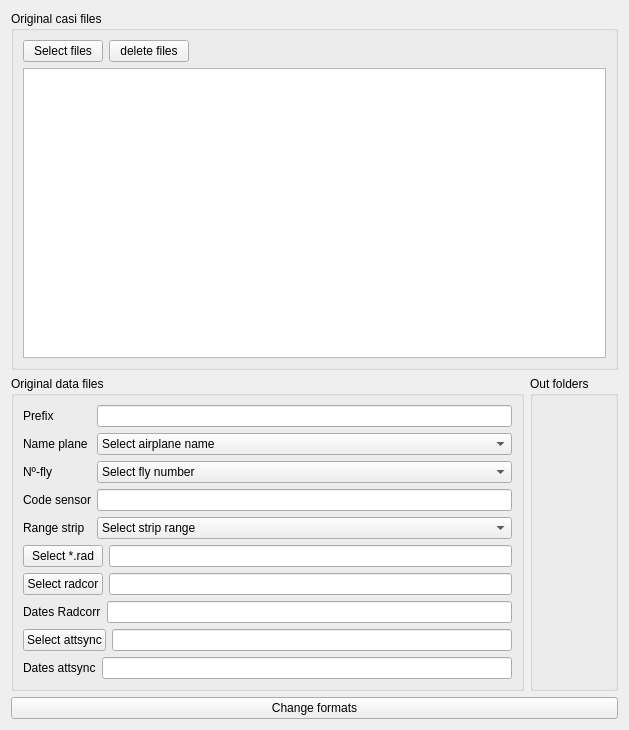
<?xml version="1.0" encoding="UTF-8"?>
<ui version="4.0">
 <class>TableViewRaw</class>
 <widget class="QWidget" name="TableViewRaw">
  <property name="geometry">
   <rect>
    <x>0</x>
    <y>0</y>
    <width>629</width>
    <height>730</height>
   </rect>
  </property>
  <property name="windowTitle">
   <string>Form</string>
  </property>
  <layout class="QVBoxLayout" name="verticalLayout_6">
   <item>
    <widget class="QGroupBox" name="groupBox_2">
     <property name="title">
      <string>Original casi files</string>
     </property>
     <layout class="QVBoxLayout" name="verticalLayout">
      <item>
       <layout class="QHBoxLayout" name="horizontalLayout">
        <item>
         <widget class="QPushButton" name="pushButtonSeleccionarRaw">
          <property name="text">
           <string>Select files</string>
          </property>
         </widget>
        </item>
        <item>
         <widget class="QPushButton" name="pushButtonBorrarListadoRaw">
          <property name="text">
           <string>delete files</string>
          </property>
         </widget>
        </item>
        <item>
         <spacer name="horizontalSpacer_2">
          <property name="orientation">
           <enum>Qt::Horizontal</enum>
          </property>
          <property name="sizeHint" stdset="0">
           <size>
            <width>40</width>
            <height>20</height>
           </size>
          </property>
         </spacer>
        </item>
       </layout>
      </item>
      <item>
       <widget class="QTableView" name="tableViewRaw"/>
      </item>
     </layout>
    </widget>
   </item>
   <item>
    <layout class="QHBoxLayout" name="horizontalLayout_9">
     <item>
      <widget class="QGroupBox" name="groupBox">
       <property name="title">
        <string>Original data files</string>
       </property>
       <layout class="QVBoxLayout" name="verticalLayout_3">
        <item>
         <layout class="QHBoxLayout" name="horizontalLayout_4">
          <item>
           <layout class="QVBoxLayout" name="verticalLayout_2">
            <item>
             <widget class="QLabel" name="labelPrefix">
              <property name="text">
               <string>Prefix</string>
              </property>
             </widget>
            </item>
            <item>
             <widget class="QLabel" name="labelNombreAvion">
              <property name="text">
               <string>Name plane</string>
              </property>
             </widget>
            </item>
            <item>
             <widget class="QLabel" name="labelNumeroVuelo">
              <property name="text">
               <string>Nº-fly</string>
              </property>
             </widget>
            </item>
            <item>
             <widget class="QLabel" name="labelCodigoSensor">
              <property name="text">
               <string>Code sensor</string>
              </property>
             </widget>
            </item>
            <item>
             <widget class="QLabel" name="labelRangoPasada">
              <property name="text">
               <string>Range strip</string>
              </property>
             </widget>
            </item>
           </layout>
          </item>
          <item>
           <layout class="QVBoxLayout" name="verticalLayout_4">
            <item>
             <widget class="QLineEdit" name="lineEditPrefix"/>
            </item>
            <item>
             <widget class="QComboBox" name="comboBoxNombreAvion">
              <item>
               <property name="text">
                <string>Select airplane name</string>
               </property>
              </item>
              <item>
               <property name="text">
                <string>Caravan</string>
               </property>
              </item>
              <item>
               <property name="text">
                <string>Partenavia</string>
               </property>
              </item>
              <item>
               <property name="text">
                <string>Beechcraft</string>
               </property>
              </item>
             </widget>
            </item>
            <item>
             <widget class="QComboBox" name="comboBoxNumeroVuelo">
              <item>
               <property name="text">
                <string>Select fly number</string>
               </property>
              </item>
              <item>
               <property name="text">
                <string>1</string>
               </property>
              </item>
              <item>
               <property name="text">
                <string>2</string>
               </property>
              </item>
              <item>
               <property name="text">
                <string>3</string>
               </property>
              </item>
              <item>
               <property name="text">
                <string>4</string>
               </property>
              </item>
              <item>
               <property name="text">
                <string>5</string>
               </property>
              </item>
              <item>
               <property name="text">
                <string>6</string>
               </property>
              </item>
              <item>
               <property name="text">
                <string>7</string>
               </property>
              </item>
              <item>
               <property name="text">
                <string>8</string>
               </property>
              </item>
              <item>
               <property name="text">
                <string>9</string>
               </property>
              </item>
              <item>
               <property name="text">
                <string>10</string>
               </property>
              </item>
             </widget>
            </item>
            <item>
             <widget class="QLineEdit" name="lineEditCodigoSensor"/>
            </item>
            <item>
             <widget class="QComboBox" name="comboBoxRangoPasada">
              <item>
               <property name="text">
                <string>Select strip range</string>
               </property>
              </item>
              <item>
               <property name="text">
                <string>Spatial mode</string>
               </property>
              </item>
              <item>
               <property name="text">
                <string>Spectral Enhanced mode</string>
               </property>
              </item>
             </widget>
            </item>
           </layout>
          </item>
         </layout>
        </item>
        <item>
         <layout class="QHBoxLayout" name="horizontalLayout_2">
          <item>
           <widget class="QPushButton" name="pushButtonFicheroRad">
            <property name="text">
             <string>Select *.rad</string>
            </property>
           </widget>
          </item>
          <item>
           <widget class="QLineEdit" name="lineEditFicheroRad">
            <property name="readOnly">
             <bool>true</bool>
            </property>
           </widget>
          </item>
         </layout>
        </item>
        <item>
         <layout class="QHBoxLayout" name="horizontalLayout_3">
          <item>
           <widget class="QPushButton" name="pushButtonFicheroRadcor">
            <property name="text">
             <string>Select radcor</string>
            </property>
           </widget>
          </item>
          <item>
           <widget class="QLineEdit" name="lineEditFicheroRadcor">
            <property name="readOnly">
             <bool>true</bool>
            </property>
           </widget>
          </item>
         </layout>
        </item>
        <item>
         <layout class="QHBoxLayout" name="horizontalLayout_5">
          <item>
           <widget class="QLabel" name="label">
            <property name="text">
             <string>Dates Radcorr</string>
            </property>
           </widget>
          </item>
          <item>
           <widget class="QLineEdit" name="lineEditParametrosRadcor"/>
          </item>
         </layout>
        </item>
        <item>
         <layout class="QHBoxLayout" name="horizontalLayout_6">
          <item>
           <widget class="QPushButton" name="pushButtonFicheroAttsync">
            <property name="text">
             <string>Select attsync</string>
            </property>
           </widget>
          </item>
          <item>
           <widget class="QLineEdit" name="lineEditFicheroAttsync">
            <property name="readOnly">
             <bool>true</bool>
            </property>
           </widget>
          </item>
         </layout>
        </item>
        <item>
         <layout class="QHBoxLayout" name="horizontalLayout_7">
          <item>
           <widget class="QLabel" name="labelAttsync">
            <property name="text">
             <string>Dates attsync</string>
            </property>
           </widget>
          </item>
          <item>
           <widget class="QLineEdit" name="lineEditParametrosAttsync"/>
          </item>
         </layout>
        </item>
       </layout>
      </widget>
     </item>
     <item>
      <widget class="QGroupBox" name="groupBox_3">
       <property name="title">
        <string>Out folders</string>
       </property>
       <layout class="QVBoxLayout" name="verticalLayout_5">
        <item>
         <widget class="FoldersOutChangeFormat" name="widget" native="true"/>
        </item>
       </layout>
      </widget>
     </item>
    </layout>
   </item>
   <item>
    <widget class="QPushButton" name="armButton">
     <property name="text">
      <string>Change formats</string>
     </property>
    </widget>
   </item>
  </layout>
 </widget>
 <customwidgets>
  <customwidget>
   <class>FoldersOutChangeFormat</class>
   <extends>QWidget</extends>
   <header>foldersoutchangeformat.h</header>
   <container>1</container>
  </customwidget>
 </customwidgets>
 <resources/>
 <connections/>
</ui>
